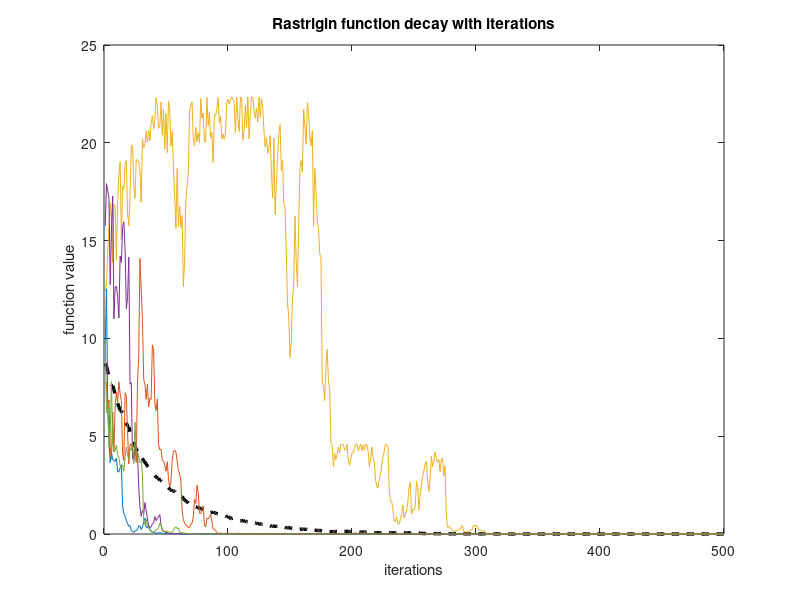

Recreate this plot in MATLAB.
clc
clear all
close all

%% Ackley function minimization in dimension d
% Abs to Norm

d = 1;
B = 0;
C = 0;
f = @(x) -20*exp(-(0.2/sqrt(d))*norm(x-B,2))-exp(1/d*sum(cos(2*pi*(x-B))))+ 20+ exp(1)+ C;

%% Parameters

N      = 500;       % Number of agents
dt     = 1e-2;      % Time step
T      = 5;        % Final time
niter  = T/dt;
eps    = 1e-3;
alpha  = 50;        
sigma  = 3;
%M      = 100;       % Number of samples
lambda = 1;

% Initial position in [-5,5]
X0 = rand(N,d)*10 -5; 

% weight function
waf = @(x) exp(-alpha*f(x));

%% Method
X     = X0; 
wafx  = zeros(N,1);
%XM    = zeros(d+1,M);
dec   = zeros(niter,1);
fvet  = zeros(N,1);
index = randi(N,1,5);
exs   = zeros (niter,5);

tic
%for k=1:M
    for i=1:niter
    %while norm (X-repmat(X(1,:),N,1),2)> eps
        Z =randn(N,1);  % NON d
        for h=1:N
           wafx(h,1)= waf(X(h,:));
           fvet(h,1)= f(X(h,:));
        end
        wafx = wafx/sum(wafx); 
        m = sum(X.*wafx);
        X = X - dt*lambda*(X-repmat(m,N,1)) + sqrt(dt)* sigma*(abs(X-repmat(m,N,1)).*Z);
        dec(i)= sum(fvet)/N;
        exs (i,:) = [f(X(index(1),:)),f(X(index(2),:)),f(X(index(3),:)),f(X(index(4),:)),f(X(index(5),:))];
    end
    %XM(1:d,k)= X(1,:)';
    %XM(d+1,k)= f(X(1,:)');
    %X0 = rand(N,d)*10 -5; 
    %X    = X0;
    %wafx = zeros(N,1);
%end
toc

%% Grafico andamento media

t=1:1:niter;
plot(t, dec, 'k--','linewidth',2.5)
hold on
plot(t,exs(:,1),t,exs(:,2),t,exs(:,3),t,exs(:,4),t,exs(:,5))
xlabel('iterations')
ylabel('function value')
title('Rastrigin function decay with iterations')
